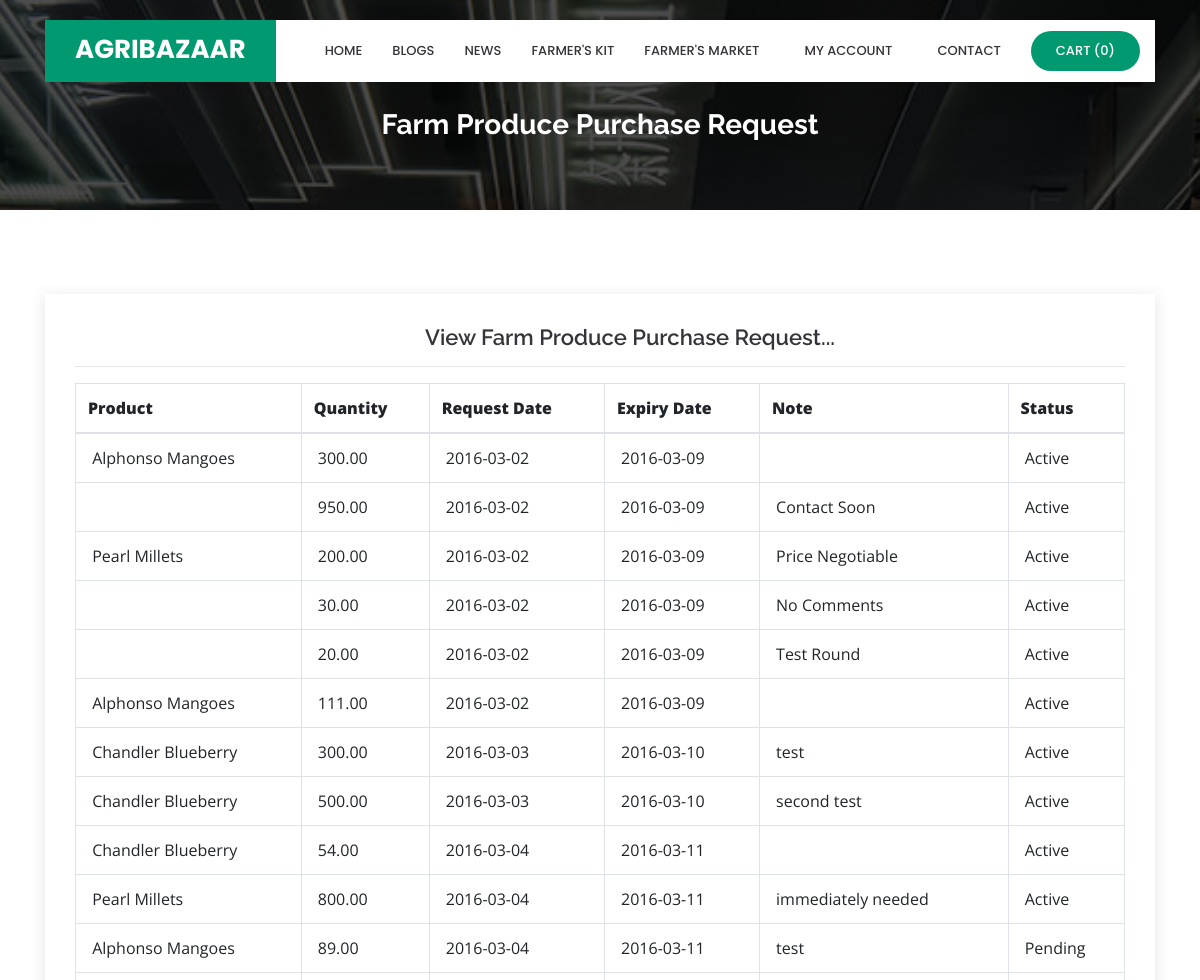
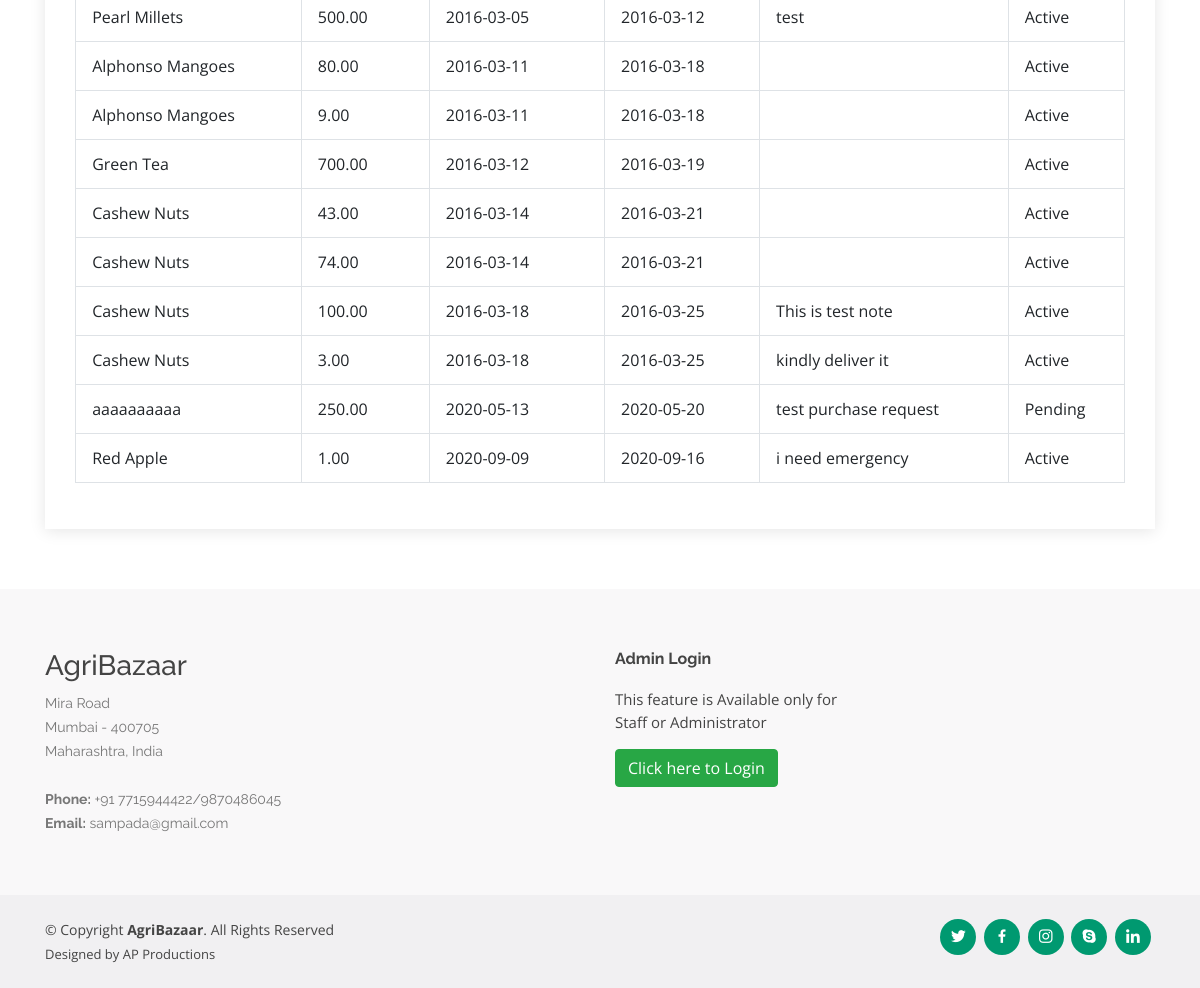
Screenshot of /viewadminpurchaserequest.php with the database file from the repository (2 pictures, top to bottom).
### tables this page shows
CREATE TABLE IF NOT EXISTS `purchase_request` (
  `purchase_request_id` int(10) NOT NULL AUTO_INCREMENT,
  `customer_id` int(10) NOT NULL,
  `product_id` int(10) NOT NULL,
  `quantity` float(10,2) NOT NULL,
  `request_date` date NOT NULL,
  `request_date_expire` date NOT NULL,
  `note` text NOT NULL,
  `status` varchar(10) NOT NULL,
  PRIMARY KEY (`purchase_request_id`)
);

CREATE TABLE IF NOT EXISTS `product` (
  `product_id` int(10) NOT NULL AUTO_INCREMENT,
  `seller_id` int(10) NOT NULL,
  `category_id` int(10) NOT NULL,
  `produce_id` int(10) NOT NULL,
  `variety_id` int(10) NOT NULL,
  `title` varchar(100) NOT NULL,
  `img_1` varchar(100) NOT NULL,
  `img_2` varchar(100) NOT NULL,
  `img_3` varchar(100) NOT NULL,
  `img_4` varchar(100) NOT NULL,
  `img_5` varchar(100) NOT NULL,
  `quantity` float(10,2) NOT NULL,
  `quantity_type` varchar(25) NOT NULL,
  `description` text NOT NULL,
  `uploaded_date` date NOT NULL,
  `status` varchar(10) NOT NULL,
  PRIMARY KEY (`product_id`)
);

### viewadminpurchaserequest.php (the view, shortened to what this page needs)
<?php
include("header.php");
include("dbconnection.php");
?>
  <main id="main">
    <section id="cta" class="cta">
      <div class="container">
        <div class="text-center" data-aos="zoom-in">
		<br><br>
          <h3>Farm Produce Purchase Request</h3>
        </div>
      </div>
    </section>
    <section id="contact" class="contact">
      <div class="container">
        <div class="row">
          <div class="col-lg-12" data-aos="fade-up" data-aos-delay="100">
            <div class="info mt-4 ">
		<center><h4>View Farm Produce Purchase Request...</h4></center><hr>
<?php
 $sql = "SELECT * FROM purchase_request";
							  $qsql = mysqli_query($con,$sql);
							  if(mysqli_num_rows($qsql)  == 0)
									{
										echo "<center>There is no Purchase Request to display!!</center>";
									}
									else
									{
										?>
							<table class="table table-bordered"  style="width:100%">
								<THEAD>
							  <tr>
						      <th><strong>Product</strong></th>
						      <th><strong>Quantity</strong></th>
						      <th><strong>Request Date</strong></th>
						      <th><strong>Expiry Date</strong></th>
						      <th><strong>Note</strong></th>
						      <th><strong>Status</strong></th>
						      </tr>
								</THEAD>
								<TBODY>
                              <?php
							  $sql = "SELECT * FROM purchase_request";
							  $qsql = mysqli_query($con,$sql);
							  while($rs = mysqli_fetch_array($qsql))
							  {
								  $sql1 = "SELECT * FROM product WHERE product_id='$rs[product_id]'";
								  $qsql1 = mysqli_query($con,$sql1);
								  $rs1 = mysqli_fetch_array($qsql1);
							  echo "
						    <tr>
						      <td>&nbsp;$rs1[title]</td>
						      <td>&nbsp;$rs[quantity]</td>
						      <td>&nbsp;$rs[request_date]</td>
						      <td>&nbsp;$rs[request_date_expire]</td>
						      <td>&nbsp;$rs[note]</td>
						      <td>&nbsp;$rs[status]</td>
							 </tr>";
							  }
							  ?>
								</TBODY>
						  </table>
						<?php
						 }
						?>
            </div>
		  </div>
        </div>
      </div>
    </section>
  </main>
<?php
include("footer.php");
?>

### assets/css/style.css (style rules this page uses)
body { font-family: "Open Sans", sans-serif; color: #444444; }
h1, h2, h3, h4, h5, h6 { font-family: "Raleway", sans-serif; }
section { padding: 60px 0; overflow: hidden; }
.cta { background: linear-gradient(rgba(2, 2, 2, 0.7), rgba(0, 0, 0, 0.7)), url("../img/cta-bg.jpg") fixed center center; background-size: cover; padding: 60px 0; }
.cta h3 { color: #fff; font-size: 28px; font-weight: 700; }
.contact .info { padding: 30px; width: 100%; background: #fff; box-shadow: 0px 2px 15px rgba(0, 0, 0, 0.1); }
.contact .info h4 { padding: 0 0 0 60px; font-size: 22px; font-weight: 600; margin-bottom: 5px; color: #36343a; }

### rows the page displays
purchase_request: product.title "Alphonso Mangoes", quantity "300.00", request_date "2016-03-02", request_date_expire "2016-03-09", status "Active"
purchase_request: quantity "950.00", request_date "2016-03-02", request_date_expire "2016-03-09", note "Contact Soon", status "Active"
purchase_request: product.title "Pearl Millets", quantity "200.00", request_date "2016-03-02", request_date_expire "2016-03-09", note "Price Negotiable", status "Active"
purchase_request: quantity "30.00", request_date "2016-03-02", request_date_expire "2016-03-09", note "No Comments", status "Active"
purchase_request: quantity "20.00", request_date "2016-03-02", request_date_expire "2016-03-09", note "Test Round", status "Active"
purchase_request: product.title "Alphonso Mangoes", quantity "111.00", request_date "2016-03-02", request_date_expire "2016-03-09", status "Active"
purchase_request: product.title "Chandler Blueberry", quantity "300.00", request_date "2016-03-03", request_date_expire "2016-03-10", note "test", status "Active"
purchase_request: product.title "Chandler Blueberry", quantity "500.00", request_date "2016-03-03", request_date_expire "2016-03-10", note "second test", status "Active"
purchase_request: product.title "Chandler Blueberry", quantity "54.00", request_date "2016-03-04", request_date_expire "2016-03-11", status "Active"
purchase_request: product.title "Pearl Millets", quantity "800.00", request_date "2016-03-04", request_date_expire "2016-03-11", note "immediately needed", status "Active"
purchase_request: product.title "Alphonso Mangoes", quantity "89.00", request_date "2016-03-04", request_date_expire "2016-03-11", note "test", status "Pending"
purchase_request: product.title "Pearl Millets", quantity "500.00", request_date "2016-03-05", request_date_expire "2016-03-12", note "test", status "Active"
purchase_request: product.title "Alphonso Mangoes", quantity "80.00", request_date "2016-03-11", request_date_expire "2016-03-18", status "Active"
purchase_request: product.title "Alphonso Mangoes", quantity "9.00", request_date "2016-03-11", request_date_expire "2016-03-18", status "Active"
purchase_request: product.title "Green Tea", quantity "700.00", request_date "2016-03-12", request_date_expire "2016-03-19", status "Active"
purchase_request: product.title "Cashew Nuts", quantity "43.00", request_date "2016-03-14", request_date_expire "2016-03-21", status "Active"
purchase_request: product.title "Cashew Nuts", quantity "74.00", request_date "2016-03-14", request_date_expire "2016-03-21", status "Active"
purchase_request: product.title "Cashew Nuts", quantity "100.00", request_date "2016-03-18", request_date_expire "2016-03-25", note "This is test note", status "Active"
purchase_request: product.title "Cashew Nuts", quantity "3.00", request_date "2016-03-18", request_date_expire "2016-03-25", note "kindly deliver it", status "Active"
purchase_request: product.title "aaaaaaaaaa", quantity "250.00", request_date "2020-05-13", request_date_expire "2020-05-20", note "test purchase request", status "Pending"
purchase_request: product.title "Red Apple", quantity "1.00", request_date "2020-09-09", request_date_expire "2020-09-16", note "i need emergency", status "Active"

### other values shown
mysqli_num_rows($qsqlproduct_purchase_record) "0"
